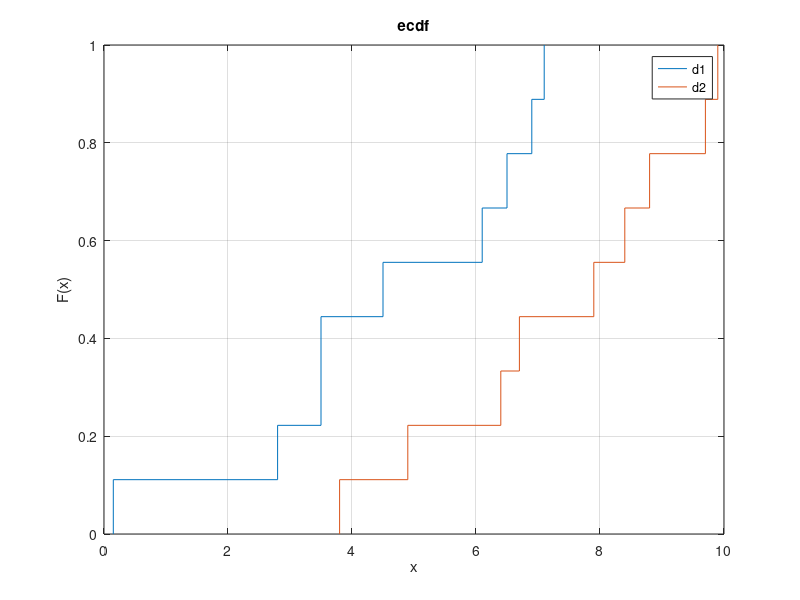

Reproduce this figure in MATLAB. (Note: this script raises an error after producing the figure.)
%% This script demonstrate the use of the area-metric code.

% Puffy interval dataset
puffy = [[3.5, 6.4];[6.9, 8.8];[6.1, 8.4];[2.8, 6.7];[3.5, 9.7];[6.5, 9.9];[0.15, 3.8];[4.5, 4.9];[7.1, 7.9]];

% Skinny interval dataset
skinny = [[1.00, 1.52];[2.68, 2.98];[7.52, 7.67];[7.73, 8.35];[9.44, 9.99];[3.66, 4.58]];

%% Define two dataset of the same size

% Let's consider a first dataset made of the left endpoints and a second
% data set made with the right endpoints of the puffy interval dataset:

d1 = puffy(:,1);
d2 = puffy(:,2);

% We can plot the two datasets using standard Matlab library:
figure(1)
ecdf(d1)
hold on
ecdf(d2)
legend('d1','d2')
grid on

%% Compute the area metric on same-size datasets

% The area metric is a stochastic distance which value coincides with the
% area between the two CDFs displayed in Figure (1).

% We can compute the area metric by simply invoking:

AM = areaMe(d1,d2);

sprintf('The area metric on same-size datasets is: %g',AM)

% In this particular case, whereby the two datasets come from a single
% interval dataset, the area metric can be interpreted as an indicator of
% puffiness in the interval dataset.

%% Datasets of different size

% Let's consider the following datasets:
d1 = puffy(:,1);
d2 = skinny(:,1);

% These two datasets have different size. Let's see how they look like:
figure(2)
ecdf(d1)
hold on
ecdf(d2)
legend('d1','d2')
grid on

%% Compute the area metric on different-size datasets

% The algorithm that computes the area metric on different size dataset is
% slightly more elaborated, and more inefficient. The inefficiencies are
% due to two separate problems:

% (1) The code has higher complexity O(n1+n2), while in the same-size case
% it had O(n1), where n1=n2
% (2) The code does not vectorize as well as the previous one. This problem
% can be addressed using proper code optimizations.

% For the reasons herein stated it is not as efficient to compute the area
% metric on datasets of different size. So if you can work with same-size 
% datasets.

% Nevertheless, the API to call the method is exactly the same as before,
% so the end user does not notice the difference between the two cases. 

% We can compute the area metric by simply invoking:

AM_2 = areaMe(d1,d2);

sprintf('The area metric on different-size datasets is: %g',AM_2)


%% Apply bounds to the area metric

% We may be interested in knowing the value of the area metric within some
% constraints. 

% For example we may want to know the value of the area metric for values
% greater than 5. 

% We could use a plot to provide a representation of such a query.

% figure(3)

% We provide a simple API to make such request using the main function"

AM_bounded = areaMe(d1,d2,[5,Inf]);

sprintf('The area metric without bounds is: %g',AM_2)
sprintf('The area metric with bounds [5, Inf] is: %g',AM_bounded)







